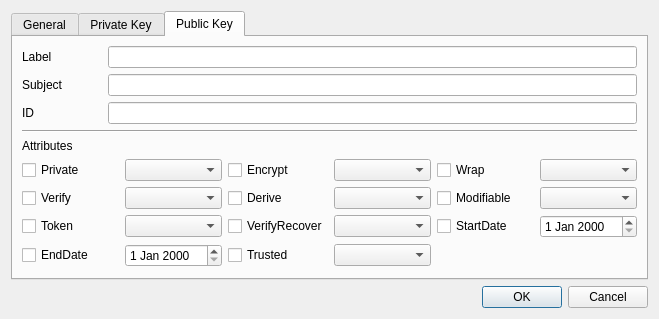
<?xml version="1.0" encoding="UTF-8"?>
<ui version="4.0">
 <class>ImportPriKeyDlg</class>
 <widget class="QDialog" name="ImportPriKeyDlg">
  <property name="geometry">
   <rect>
    <x>0</x>
    <y>0</y>
    <width>659</width>
    <height>304</height>
   </rect>
  </property>
  <property name="windowTitle">
   <string>Import private key</string>
  </property>
  <layout class="QVBoxLayout" name="verticalLayout">
   <item>
    <widget class="QTabWidget" name="tabWidget">
     <property name="currentIndex">
      <number>2</number>
     </property>
     <widget class="QWidget" name="tab">
      <attribute name="title">
       <string>General</string>
      </attribute>
      <layout class="QVBoxLayout" name="verticalLayout_2">
       <item>
        <layout class="QGridLayout" name="gridLayout">
         <property name="topMargin">
          <number>0</number>
         </property>
         <item row="0" column="0">
          <widget class="QLabel" name="label">
           <property name="minimumSize">
            <size>
             <width>80</width>
             <height>0</height>
            </size>
           </property>
           <property name="text">
            <string>Slot list</string>
           </property>
          </widget>
         </item>
         <item row="0" column="1">
          <widget class="QComboBox" name="mSlotsCombo">
           <property name="sizePolicy">
            <sizepolicy hsizetype="Preferred" vsizetype="Fixed">
             <horstretch>1</horstretch>
             <verstretch>0</verstretch>
            </sizepolicy>
           </property>
          </widget>
         </item>
        </layout>
       </item>
       <item>
        <widget class="Line" name="line">
         <property name="orientation">
          <enum>Qt::Horizontal</enum>
         </property>
        </widget>
       </item>
       <item>
        <widget class="QLabel" name="label_2">
         <property name="text">
          <string>Slot status</string>
         </property>
        </widget>
       </item>
       <item>
        <layout class="QGridLayout" name="gridLayout_4">
         <property name="topMargin">
          <number>0</number>
         </property>
         <item row="0" column="0">
          <widget class="QLabel" name="label_3">
           <property name="minimumSize">
            <size>
             <width>80</width>
             <height>0</height>
            </size>
           </property>
           <property name="text">
            <string>Slot ID</string>
           </property>
          </widget>
         </item>
         <item row="0" column="6">
          <widget class="QLineEdit" name="mLoginText">
           <property name="maximumSize">
            <size>
             <width>40</width>
             <height>16777215</height>
            </size>
           </property>
           <property name="palette">
            <palette>
             <active>
              <colorrole role="Base">
               <brush brushstyle="SolidPattern">
                <color alpha="255">
                 <red>221</red>
                 <green>221</green>
                 <blue>255</blue>
                </color>
               </brush>
              </colorrole>
             </active>
             <inactive>
              <colorrole role="Base">
               <brush brushstyle="SolidPattern">
                <color alpha="255">
                 <red>221</red>
                 <green>221</green>
                 <blue>255</blue>
                </color>
               </brush>
              </colorrole>
             </inactive>
             <disabled>
              <colorrole role="Base">
               <brush brushstyle="SolidPattern">
                <color alpha="255">
                 <red>240</red>
                 <green>240</green>
                 <blue>240</blue>
                </color>
               </brush>
              </colorrole>
             </disabled>
            </palette>
           </property>
           <property name="readOnly">
            <bool>true</bool>
           </property>
          </widget>
         </item>
         <item row="0" column="3">
          <widget class="QLineEdit" name="mSessionText">
           <property name="maximumSize">
            <size>
             <width>80</width>
             <height>16777215</height>
            </size>
           </property>
           <property name="palette">
            <palette>
             <active>
              <colorrole role="Base">
               <brush brushstyle="SolidPattern">
                <color alpha="255">
                 <red>221</red>
                 <green>221</green>
                 <blue>255</blue>
                </color>
               </brush>
              </colorrole>
             </active>
             <inactive>
              <colorrole role="Base">
               <brush brushstyle="SolidPattern">
                <color alpha="255">
                 <red>221</red>
                 <green>221</green>
                 <blue>255</blue>
                </color>
               </brush>
              </colorrole>
             </inactive>
             <disabled>
              <colorrole role="Base">
               <brush brushstyle="SolidPattern">
                <color alpha="255">
                 <red>240</red>
                 <green>240</green>
                 <blue>240</blue>
                </color>
               </brush>
              </colorrole>
             </disabled>
            </palette>
           </property>
           <property name="readOnly">
            <bool>true</bool>
           </property>
          </widget>
         </item>
         <item row="0" column="2">
          <widget class="QLabel" name="label_5">
           <property name="text">
            <string>Session</string>
           </property>
          </widget>
         </item>
         <item row="0" column="1">
          <widget class="QLineEdit" name="mSlotIDText">
           <property name="maximumSize">
            <size>
             <width>100</width>
             <height>16777215</height>
            </size>
           </property>
           <property name="palette">
            <palette>
             <active>
              <colorrole role="Base">
               <brush brushstyle="SolidPattern">
                <color alpha="255">
                 <red>221</red>
                 <green>221</green>
                 <blue>255</blue>
                </color>
               </brush>
              </colorrole>
             </active>
             <inactive>
              <colorrole role="Base">
               <brush brushstyle="SolidPattern">
                <color alpha="255">
                 <red>221</red>
                 <green>221</green>
                 <blue>255</blue>
                </color>
               </brush>
              </colorrole>
             </inactive>
             <disabled>
              <colorrole role="Base">
               <brush brushstyle="SolidPattern">
                <color alpha="255">
                 <red>240</red>
                 <green>240</green>
                 <blue>240</blue>
                </color>
               </brush>
              </colorrole>
             </disabled>
            </palette>
           </property>
           <property name="readOnly">
            <bool>true</bool>
           </property>
          </widget>
         </item>
         <item row="0" column="5">
          <widget class="QLabel" name="label_6">
           <property name="text">
            <string>Login</string>
           </property>
          </widget>
         </item>
         <item row="0" column="4">
          <spacer name="horizontalSpacer">
           <property name="orientation">
            <enum>Qt::Horizontal</enum>
           </property>
           <property name="sizeHint" stdset="0">
            <size>
             <width>40</width>
             <height>20</height>
            </size>
           </property>
          </spacer>
         </item>
        </layout>
       </item>
       <item>
        <widget class="Line" name="line_2">
         <property name="orientation">
          <enum>Qt::Horizontal</enum>
         </property>
        </widget>
       </item>
       <item>
        <layout class="QGridLayout" name="gridLayout_9">
         <property name="topMargin">
          <number>0</number>
         </property>
         <item row="0" column="3">
          <widget class="QCheckBox" name="mEncPriKeyCheck">
           <property name="text">
            <string>Encrypted PrivateKey</string>
           </property>
          </widget>
         </item>
         <item row="0" column="1">
          <widget class="QCheckBox" name="mPubImportCheck">
           <property name="text">
            <string>Public Key Import</string>
           </property>
          </widget>
         </item>
         <item row="0" column="2">
          <spacer name="horizontalSpacer_2">
           <property name="orientation">
            <enum>Qt::Horizontal</enum>
           </property>
           <property name="sizeHint" stdset="0">
            <size>
             <width>40</width>
             <height>20</height>
            </size>
           </property>
          </spacer>
         </item>
        </layout>
       </item>
       <item>
        <layout class="QGridLayout" name="gridLayout_5">
         <property name="topMargin">
          <number>0</number>
         </property>
         <item row="0" column="0">
          <widget class="QLabel" name="label_4">
           <property name="minimumSize">
            <size>
             <width>80</width>
             <height>0</height>
            </size>
           </property>
           <property name="maximumSize">
            <size>
             <width>80</width>
             <height>16777215</height>
            </size>
           </property>
           <property name="text">
            <string>Path</string>
           </property>
          </widget>
         </item>
         <item row="0" column="1">
          <widget class="QLineEdit" name="mPathText"/>
         </item>
         <item row="0" column="2">
          <widget class="QPushButton" name="mFindBtn">
           <property name="text">
            <string>Find</string>
           </property>
          </widget>
         </item>
        </layout>
       </item>
       <item>
        <layout class="QGridLayout" name="gridLayout_8">
         <property name="topMargin">
          <number>0</number>
         </property>
         <item row="0" column="2">
          <widget class="QLineEdit" name="mPasswdText">
           <property name="echoMode">
            <enum>QLineEdit::Password</enum>
           </property>
          </widget>
         </item>
         <item row="0" column="1">
          <widget class="QLabel" name="mPasswdLabel">
           <property name="minimumSize">
            <size>
             <width>80</width>
             <height>0</height>
            </size>
           </property>
           <property name="maximumSize">
            <size>
             <width>80</width>
             <height>16777215</height>
            </size>
           </property>
           <property name="text">
            <string>Password</string>
           </property>
          </widget>
         </item>
        </layout>
       </item>
       <item>
        <spacer name="verticalSpacer">
         <property name="orientation">
          <enum>Qt::Vertical</enum>
         </property>
         <property name="sizeHint" stdset="0">
          <size>
           <width>20</width>
           <height>40</height>
          </size>
         </property>
        </spacer>
       </item>
      </layout>
     </widget>
     <widget class="QWidget" name="tab_2">
      <attribute name="title">
       <string>Private Key</string>
      </attribute>
      <layout class="QVBoxLayout" name="verticalLayout_3">
       <item>
        <layout class="QGridLayout" name="gridLayout_2">
         <property name="topMargin">
          <number>0</number>
         </property>
         <item row="0" column="0">
          <widget class="QLabel" name="label_7">
           <property name="minimumSize">
            <size>
             <width>80</width>
             <height>0</height>
            </size>
           </property>
           <property name="text">
            <string>Label</string>
           </property>
          </widget>
         </item>
         <item row="1" column="0">
          <widget class="QLabel" name="label_8">
           <property name="text">
            <string>Subject</string>
           </property>
          </widget>
         </item>
         <item row="0" column="1">
          <widget class="QLineEdit" name="mPriLabelText"/>
         </item>
         <item row="1" column="1">
          <widget class="QLineEdit" name="mPriSubjectText"/>
         </item>
         <item row="2" column="0">
          <widget class="QLabel" name="label_9">
           <property name="text">
            <string>ID</string>
           </property>
          </widget>
         </item>
         <item row="2" column="1">
          <widget class="QLineEdit" name="mPriIDText"/>
         </item>
        </layout>
       </item>
       <item>
        <widget class="Line" name="line_3">
         <property name="orientation">
          <enum>Qt::Horizontal</enum>
         </property>
        </widget>
       </item>
       <item>
        <widget class="QLabel" name="label_10">
         <property name="text">
          <string>Attributes</string>
         </property>
        </widget>
       </item>
       <item>
        <layout class="QGridLayout" name="gridLayout_6">
         <property name="topMargin">
          <number>0</number>
         </property>
         <item row="1" column="1">
          <widget class="QComboBox" name="mPriUnwrapCombo"/>
         </item>
         <item row="1" column="2">
          <widget class="QCheckBox" name="mPriModifiableCheck">
           <property name="text">
            <string notr="true">Modifiable</string>
           </property>
          </widget>
         </item>
         <item row="0" column="1">
          <widget class="QComboBox" name="mPriPrivateCombo"/>
         </item>
         <item row="2" column="1">
          <widget class="QComboBox" name="mPriDeriveCombo"/>
         </item>
         <item row="2" column="4">
          <widget class="QCheckBox" name="mPriTokenCheck">
           <property name="text">
            <string notr="true">Token</string>
           </property>
          </widget>
         </item>
         <item row="0" column="3">
          <widget class="QComboBox" name="mPriDecryptCombo"/>
         </item>
         <item row="0" column="4">
          <widget class="QCheckBox" name="mPriSignCheck">
           <property name="text">
            <string notr="true">Sign</string>
           </property>
          </widget>
         </item>
         <item row="2" column="5">
          <widget class="QComboBox" name="mPriTokenCombo"/>
         </item>
         <item row="0" column="5">
          <widget class="QComboBox" name="mPriSignCombo"/>
         </item>
         <item row="2" column="0">
          <widget class="QCheckBox" name="mPriDeriveCheck">
           <property name="text">
            <string notr="true">Derive</string>
           </property>
          </widget>
         </item>
         <item row="1" column="0">
          <widget class="QCheckBox" name="mPriUnwrapCheck">
           <property name="text">
            <string notr="true">Unwrap</string>
           </property>
          </widget>
         </item>
         <item row="1" column="5">
          <widget class="QComboBox" name="mPriSensitiveCombo"/>
         </item>
         <item row="1" column="3">
          <widget class="QComboBox" name="mPriModifiableCombo"/>
         </item>
         <item row="0" column="2">
          <widget class="QCheckBox" name="mPriDecryptCheck">
           <property name="text">
            <string notr="true">Decrypt</string>
           </property>
          </widget>
         </item>
         <item row="1" column="4">
          <widget class="QCheckBox" name="mPriSensitiveCheck">
           <property name="text">
            <string notr="true">Sensitive</string>
           </property>
          </widget>
         </item>
         <item row="0" column="0">
          <widget class="QCheckBox" name="mPriPrivateCheck">
           <property name="text">
            <string notr="true">Private</string>
           </property>
          </widget>
         </item>
         <item row="2" column="2">
          <widget class="QCheckBox" name="mPriExtractableCheck">
           <property name="text">
            <string notr="true">Extractable</string>
           </property>
          </widget>
         </item>
         <item row="2" column="3">
          <widget class="QComboBox" name="mPriExtractableCombo"/>
         </item>
         <item row="3" column="5">
          <widget class="QDateEdit" name="mPriEndDateEdit"/>
         </item>
         <item row="3" column="4">
          <widget class="QCheckBox" name="mPriEndDateCheck">
           <property name="text">
            <string>EndDate</string>
           </property>
          </widget>
         </item>
         <item row="3" column="3">
          <widget class="QDateEdit" name="mPriStartDateEdit"/>
         </item>
         <item row="3" column="2">
          <widget class="QCheckBox" name="mPriStartDateCheck">
           <property name="text">
            <string>StartDate</string>
           </property>
          </widget>
         </item>
         <item row="3" column="1">
          <widget class="QComboBox" name="mPriSignRecoverCombo"/>
         </item>
         <item row="3" column="0">
          <widget class="QCheckBox" name="mPriSignRecoverCheck">
           <property name="text">
            <string>SignRecover</string>
           </property>
          </widget>
         </item>
        </layout>
       </item>
       <item>
        <spacer name="verticalSpacer_2">
         <property name="orientation">
          <enum>Qt::Vertical</enum>
         </property>
         <property name="sizeHint" stdset="0">
          <size>
           <width>20</width>
           <height>40</height>
          </size>
         </property>
        </spacer>
       </item>
      </layout>
     </widget>
     <widget class="QWidget" name="tab_3">
      <attribute name="title">
       <string>Public Key</string>
      </attribute>
      <layout class="QVBoxLayout" name="verticalLayout_4">
       <item>
        <layout class="QGridLayout" name="gridLayout_3">
         <property name="topMargin">
          <number>0</number>
         </property>
         <item row="0" column="1">
          <widget class="QLineEdit" name="mPubLabelText"/>
         </item>
         <item row="2" column="0">
          <widget class="QLabel" name="label_12">
           <property name="text">
            <string>ID</string>
           </property>
          </widget>
         </item>
         <item row="2" column="1">
          <widget class="QLineEdit" name="mPubIDText"/>
         </item>
         <item row="0" column="0">
          <widget class="QLabel" name="label_11">
           <property name="minimumSize">
            <size>
             <width>80</width>
             <height>0</height>
            </size>
           </property>
           <property name="text">
            <string>Label</string>
           </property>
          </widget>
         </item>
         <item row="1" column="0">
          <widget class="QLabel" name="label_14">
           <property name="text">
            <string>Subject</string>
           </property>
          </widget>
         </item>
         <item row="1" column="1">
          <widget class="QLineEdit" name="mPubSubjectText"/>
         </item>
        </layout>
       </item>
       <item>
        <widget class="Line" name="line_4">
         <property name="orientation">
          <enum>Qt::Horizontal</enum>
         </property>
        </widget>
       </item>
       <item>
        <widget class="QLabel" name="label_13">
         <property name="text">
          <string>Attributes</string>
         </property>
        </widget>
       </item>
       <item>
        <layout class="QGridLayout" name="gridLayout_7">
         <property name="topMargin">
          <number>0</number>
         </property>
         <item row="2" column="1">
          <widget class="QComboBox" name="mPubTokenCombo"/>
         </item>
         <item row="0" column="5">
          <widget class="QComboBox" name="mPubWrapCombo"/>
         </item>
         <item row="0" column="3">
          <widget class="QComboBox" name="mPubEncryptCombo"/>
         </item>
         <item row="0" column="4">
          <widget class="QCheckBox" name="mPubWrapCheck">
           <property name="text">
            <string notr="true">Wrap</string>
           </property>
          </widget>
         </item>
         <item row="1" column="0">
          <widget class="QCheckBox" name="mPubVerifyCheck">
           <property name="text">
            <string notr="true">Verify</string>
           </property>
          </widget>
         </item>
         <item row="1" column="2">
          <widget class="QCheckBox" name="mPubDeriveCheck">
           <property name="text">
            <string notr="true">Derive</string>
           </property>
          </widget>
         </item>
         <item row="0" column="1">
          <widget class="QComboBox" name="mPubPrivateCombo"/>
         </item>
         <item row="1" column="5">
          <widget class="QComboBox" name="mPubModifiableCombo"/>
         </item>
         <item row="1" column="4">
          <widget class="QCheckBox" name="mPubModifiableCheck">
           <property name="text">
            <string notr="true">Modifiable</string>
           </property>
          </widget>
         </item>
         <item row="2" column="0">
          <widget class="QCheckBox" name="mPubTokenCheck">
           <property name="text">
            <string notr="true">Token</string>
           </property>
          </widget>
         </item>
         <item row="0" column="0">
          <widget class="QCheckBox" name="mPubPrivateCheck">
           <property name="text">
            <string notr="true">Private</string>
           </property>
          </widget>
         </item>
         <item row="1" column="1">
          <widget class="QComboBox" name="mPubVerifyCombo"/>
         </item>
         <item row="0" column="2">
          <widget class="QCheckBox" name="mPubEncryptCheck">
           <property name="text">
            <string notr="true">Encrypt</string>
           </property>
          </widget>
         </item>
         <item row="1" column="3">
          <widget class="QComboBox" name="mPubDeriveCombo"/>
         </item>
         <item row="3" column="0">
          <widget class="QCheckBox" name="mPubEndDateCheck">
           <property name="text">
            <string>EndDate</string>
           </property>
          </widget>
         </item>
         <item row="3" column="1">
          <widget class="QDateEdit" name="mPubEndDateEdit"/>
         </item>
         <item row="2" column="5">
          <widget class="QDateEdit" name="mPubStartDateEdit"/>
         </item>
         <item row="2" column="4">
          <widget class="QCheckBox" name="mPubStartDateCheck">
           <property name="text">
            <string>StartDate</string>
           </property>
          </widget>
         </item>
         <item row="2" column="3">
          <widget class="QComboBox" name="mPubVerifyRecoverCombo"/>
         </item>
         <item row="2" column="2">
          <widget class="QCheckBox" name="mPubVerifyRecoverCheck">
           <property name="text">
            <string>VerifyRecover</string>
           </property>
          </widget>
         </item>
         <item row="3" column="2">
          <widget class="QCheckBox" name="mPubTrustedCheck">
           <property name="text">
            <string>Trusted</string>
           </property>
          </widget>
         </item>
         <item row="3" column="3">
          <widget class="QComboBox" name="mPubTrustedCombo"/>
         </item>
        </layout>
       </item>
       <item>
        <spacer name="verticalSpacer_3">
         <property name="orientation">
          <enum>Qt::Vertical</enum>
         </property>
         <property name="sizeHint" stdset="0">
          <size>
           <width>20</width>
           <height>40</height>
          </size>
         </property>
        </spacer>
       </item>
      </layout>
     </widget>
    </widget>
   </item>
   <item>
    <widget class="QDialogButtonBox" name="buttonBox">
     <property name="orientation">
      <enum>Qt::Horizontal</enum>
     </property>
     <property name="standardButtons">
      <set>QDialogButtonBox::Cancel|QDialogButtonBox::Ok</set>
     </property>
    </widget>
   </item>
  </layout>
 </widget>
 <tabstops>
  <tabstop>tabWidget</tabstop>
  <tabstop>mSlotsCombo</tabstop>
  <tabstop>mSlotIDText</tabstop>
  <tabstop>mSessionText</tabstop>
  <tabstop>mLoginText</tabstop>
  <tabstop>mPubImportCheck</tabstop>
  <tabstop>mEncPriKeyCheck</tabstop>
  <tabstop>mPathText</tabstop>
  <tabstop>mFindBtn</tabstop>
  <tabstop>mPasswdText</tabstop>
  <tabstop>mPriLabelText</tabstop>
  <tabstop>mPriSubjectText</tabstop>
  <tabstop>mPriIDText</tabstop>
  <tabstop>mPriPrivateCheck</tabstop>
  <tabstop>mPriPrivateCombo</tabstop>
  <tabstop>mPriDecryptCheck</tabstop>
  <tabstop>mPriDecryptCombo</tabstop>
  <tabstop>mPriSignCheck</tabstop>
  <tabstop>mPriSignCombo</tabstop>
  <tabstop>mPriUnwrapCheck</tabstop>
  <tabstop>mPriUnwrapCombo</tabstop>
  <tabstop>mPriModifiableCheck</tabstop>
  <tabstop>mPriModifiableCombo</tabstop>
  <tabstop>mPriSensitiveCheck</tabstop>
  <tabstop>mPriSensitiveCombo</tabstop>
  <tabstop>mPriDeriveCheck</tabstop>
  <tabstop>mPriDeriveCombo</tabstop>
  <tabstop>mPriExtractableCheck</tabstop>
  <tabstop>mPriExtractableCombo</tabstop>
  <tabstop>mPriTokenCheck</tabstop>
  <tabstop>mPriTokenCombo</tabstop>
  <tabstop>mPubLabelText</tabstop>
  <tabstop>mPubIDText</tabstop>
  <tabstop>mPubPrivateCheck</tabstop>
  <tabstop>mPubPrivateCombo</tabstop>
  <tabstop>mPubEncryptCheck</tabstop>
  <tabstop>mPubEncryptCombo</tabstop>
  <tabstop>mPubWrapCheck</tabstop>
  <tabstop>mPubWrapCombo</tabstop>
  <tabstop>mPubVerifyCheck</tabstop>
  <tabstop>mPubVerifyCombo</tabstop>
  <tabstop>mPubDeriveCheck</tabstop>
  <tabstop>mPubDeriveCombo</tabstop>
  <tabstop>mPubModifiableCheck</tabstop>
  <tabstop>mPubModifiableCombo</tabstop>
  <tabstop>mPubTokenCheck</tabstop>
  <tabstop>mPubTokenCombo</tabstop>
 </tabstops>
 <resources/>
 <connections>
  <connection>
   <sender>buttonBox</sender>
   <signal>accepted()</signal>
   <receiver>ImportPriKeyDlg</receiver>
   <slot>accept()</slot>
   <hints>
    <hint type="sourcelabel">
     <x>248</x>
     <y>254</y>
    </hint>
    <hint type="destinationlabel">
     <x>157</x>
     <y>274</y>
    </hint>
   </hints>
  </connection>
  <connection>
   <sender>buttonBox</sender>
   <signal>rejected()</signal>
   <receiver>ImportPriKeyDlg</receiver>
   <slot>reject()</slot>
   <hints>
    <hint type="sourcelabel">
     <x>316</x>
     <y>260</y>
    </hint>
    <hint type="destinationlabel">
     <x>286</x>
     <y>274</y>
    </hint>
   </hints>
  </connection>
 </connections>
</ui>
